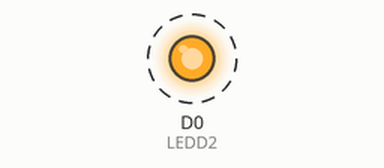
A sketch run on a simulated ESP8266 (NodeMCU). Parts: output pins drawn as LEDs (lit = HIGH). Dashed ring = blinking.

Above: at 0.02 s.
Timing chart, 0 to 3.0 s (numbered marks = the images above):
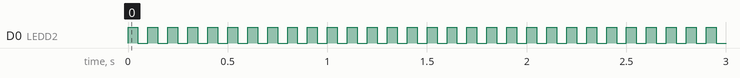

Measured:
- by itself, D0 (LEDD2): alternates HIGH for 0.05 s and LOW for 0.05 s

The sketch:

test.ino
```cpp
int LEDD2 = D0; // ขา D0

void setup() {
  pinMode(LEDD2, OUTPUT); // กำหนดการทำงานของขา D0 ให้เป็น Output


  digitalWrite(LEDD2, LOW);

}
void loop()
{
  digitalWrite(LEDD2, HIGH); // สั่งให้ ขา D0 ปล่อยลอจิก 1 ไฟ LED ติด
  delay(50); // หน่วงเวลา 50mS

  digitalWrite(LEDD2, LOW);  // สั่งให้ ขา D0 ปล่อยลอจิก 0 ไฟ LED ดับ
  delay(50);
}
```
